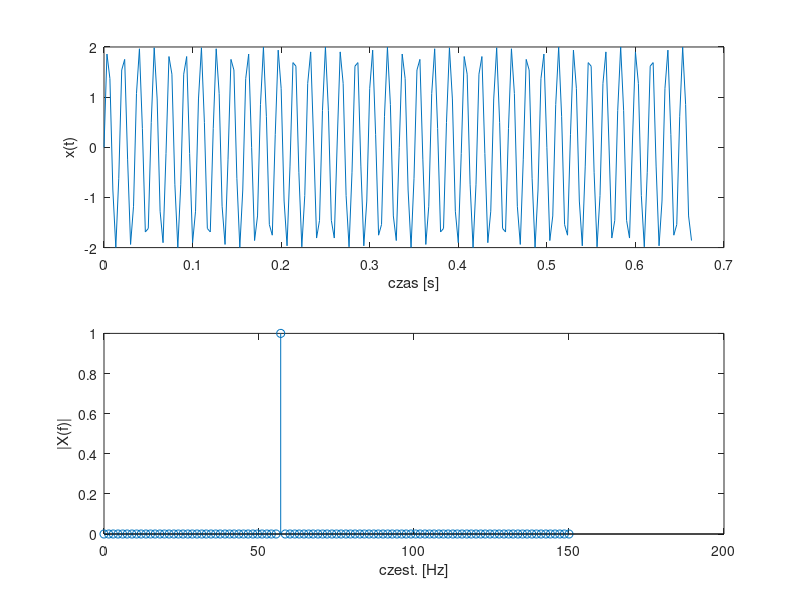

Reproduce this figure in MATLAB.

clear;
f1=57;	% czestotliwosc sinosoidy
A1=2;		% amplituda sinusoidy
phi1=0;	% faza sinusoidy

fp=300;		%%%%%%%%%%%%%%%%%%%%%%%%%%%%%%%%%%%%%%%%%%%%%%%%%%%%%%%%%%%%%% 
N=200;		%Na wykresie widma obserwujemy tylko jeden prążek co jest 
            %dowdem tego, że udało nam się unikąć wycieku dzięki doborowi 
            %odpowiednich parametrów fp i N
Nf=200;     %%%%%%%%%%%%%%%%%%%%%%%%%%%%%%%%%%%%%%%%%%%%%%%%%%%%%%%%%%%%%%

% generuj os czasu
t=0:1/fp:(N-1)/fp;

% generuj sygnal i wykres
syg=A1*sin(2*pi*f1*t+phi1);
clf;
subplot(211);
plot(t,syg);
xlabel('czas [s]');
ylabel('x(t)');

% wyznacz widmo
widmo=fft(syg,Nf)/Nf;
widmo_amp=abs(widmo);
subplot (212);
N21 = Nf / 2 + 1;
f = linspace (0, fp/2, N21);
stem (f, widmo_amp(1:N21));
xlabel ('czest. [Hz]');
ylabel ('|X(f)|');

set (gcf,'Position',[50 50 800 700]);

